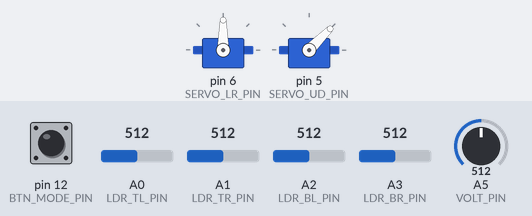
This sketch was run on a simulated Arduino Uno, built with avr-gcc and run on an emulated ATmega328P. Parts: 2 × servo. The test bench sets the inputs (shaded band); at power-on: A0 (LDR_TL_PIN) = 512, A3 (LDR_BR_PIN) = 512, A1 (LDR_TR_PIN) = 512, A2 (LDR_BL_PIN) = 512, pin 12 (BTN_MODE_PIN) HIGH, A5 (VOLT_PIN) = 512. What the sketch prints to the serial monitor is not drawn.

Above: at 1.7 s.
1.8 s: A0 (LDR_TL_PIN) set to 524
3.3 s: A0 (LDR_TL_PIN) set to 550
At 3.89 s:
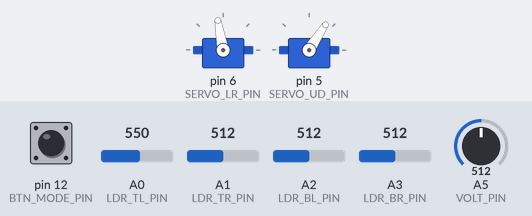
6.3 s: A3 (LDR_BR_PIN) set to 537
At 6.3 s:
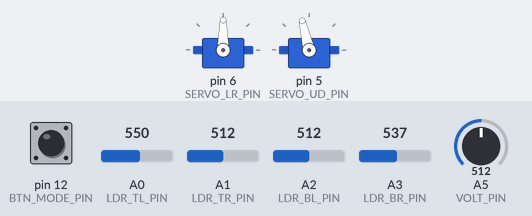
7.8 s: A1 (LDR_TR_PIN) set to 535
At 8.69 s:
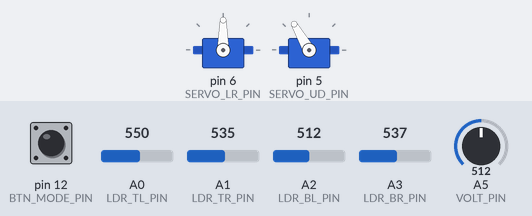
10.8 s: A2 (LDR_BL_PIN) set to 716
13.8 s: A2 (LDR_BL_PIN) set to 306
At 18.3 s:
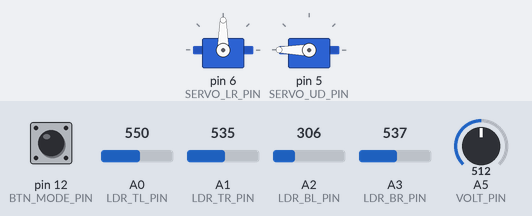
Timing chart, 0 to 19.3 s (numbered marks = the images above; inputs shaded):
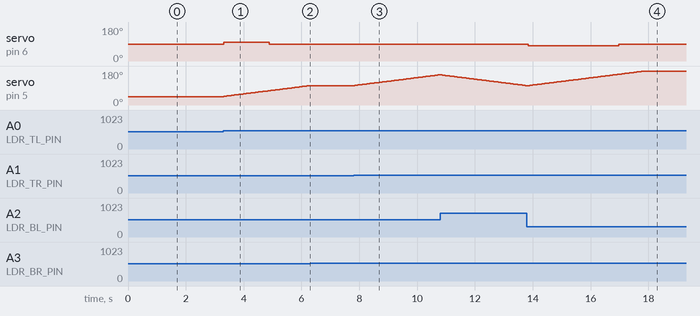

Measured:
- the behaviour switches between 533 and 534 on A0 (LDR_TL_PIN) (found by bisection; images 0 and 1)
- the behaviour switches between 529 and 530 on A3 (LDR_BR_PIN) (found by bisection; images 1 and 2)
- the behaviour switches between 519 and 520 on A1 (LDR_TR_PIN) (found by bisection; images 2 and 3)
- after the input at 1.8 s, every drawn part: stays the same
- after the input at 3.3 s, servo on pin 6 (SERVO_LR_PIN): 90° → 100° at once, → 90° 1.6 s later; servo on pin 5 (SERVO_UD_PIN): moves from 45° to 103° over 3.0 s, starting at once
- after the input at 6.3 s, servo on pin 5 (SERVO_UD_PIN): stays 103° (without the input it goes to 104° after 0.04 s)
- after the input at 7.8 s, servo on pin 5 (SERVO_UD_PIN): moves from 103° to 160° over 2.9 s, starting after 0.05 s
- after the input at 13.8 s, servo on pin 6 (SERVO_LR_PIN): 90° → 80° at once, → 90° 3.1 s later

The sketch:

fullauto__v1_.ino
```cpp
/*
 * Project Group 4 SEMI - Dual-Axis Solar Tracker
 * Hardware: Arduino Uno R3, 2 Servos (LR = Continuous, UD = Standard), 4 LDRs
 * Features: Automatic Mode (Flowchart-based), Manual Mode, Excel Data Logging
 */

#include <Servo.h>

// --- Pin Definitions ---
#define LDR_TL_PIN A0  // Top-Left LDR
#define LDR_TR_PIN A1  // Top-Right LDR
#define LDR_BL_PIN A2  // Bottom-Left LDR
#define LDR_BR_PIN A3  // Bottom-Right LDR

#define POT_PIN A4     // Potentiometer for Manual Control
#define VOLT_PIN A5    // PV Panel Voltage Divider Input

#define SERVO_LR_PIN 6 // Left-Right Servo (Continuous Rotation)
#define SERVO_UD_PIN 5 // Up-Down Servo (Standard 180)

#define BTN_MODE_PIN 12 // Switch between Auto/Manual
#define BTN_AXIS_PIN 11 // Switch between LR/UD Servo in Manual

// --- Constants & Configuration ---
#define TOLERANCE 10    // Value from flowchart
#define NIGHT_LIMIT 8   // Value from flowchart
#define LOAD_RESISTANCE 10.0

// Speeds for Continuous Servo (90 is Stop)
#define LR_SPEED_RIGHT 80 // Move Right (Adjust for speed)
#define LR_SPEED_LEFT 100 // Move Left (Adjust for speed)
#define LR_STOP 90

// --- NEW:  Left-Right Servo Position Limits ---
// These constants define the rotation limits for the LR servo
#define LR_MAX_RIGHT 90   // Maximum 90 degrees to the right from center
#define LR_MAX_LEFT -90   // Maximum 90 degrees to the left from center
#define LR_CENTER 0       // Center position (starting point)

Servo servoLR; // Continuous Rotation Servo
Servo servoUD; // Standard Servo

// --- Variables ---
bool isAutoMode = true;
bool manualControlLR = true;

int posUD = 45; // Initial position for UD

// --- NEW: Position tracking for LR continuous servo ---
// This variable tracks the estimated position of the LR servo in degrees
// Positive values = rotated right, Negative values = rotated left
int posLR = LR_CENTER;

// --- NEW: Timing variables for position estimation ---
// Used to calculate how far the servo has rotated based on time
unsigned long lastLRUpdateTime = 0;
#define DEGREES_PER_MS 0.06  // Estimated rotation speed:  ~60 degrees per second (adjust based on your servo)

// Button State Tracking
int lastBtnModeState = HIGH;
int lastBtnAxisState = HIGH;

// --- NEW: Function declaration for LR servo control with limits ---
void moveLRServoWithLimits(int direction);

void setup() {
  Serial.begin(9600);
  Serial.println("CLEARDATA");
  Serial.println("LABEL,Time,Mode,Voltage(V),Current(mA),Power(mW)");

  servoLR.attach(SERVO_LR_PIN);
  servoUD.attach(SERVO_UD_PIN);

  pinMode(BTN_MODE_PIN, INPUT_PULLUP);
  pinMode(BTN_AXIS_PIN, INPUT_PULLUP);

  // Initial positions
  servoLR.write(LR_STOP);
  servoUD.write(posUD);

  // --- NEW: Initialize timing for position tracking ---
  lastLRUpdateTime = millis();

  delay(500);
}

void loop() {
  // --- 1. Check Mode Switch Button ---
  int btnModeState = digitalRead(BTN_MODE_PIN);
  if (btnModeState == LOW && lastBtnModeState == HIGH) {
    isAutoMode = !isAutoMode;
    servoLR.write(LR_STOP); // Safety stop
    delay(200);
  }
  lastBtnModeState = btnModeState;

  // --- 2. Execute Mode Logic ---
  if (isAutoMode) {
    runAutomaticMode();
  } else {
    runManualMode();
  }

  // --- 3. Data Logging to Excel ---
  logDataToExcel();

  delay(50);
}

// ============================================================
// NEW FUNCTION: Move LR Servo with 90-degree limits in each direction
// ============================================================
// This function controls the Left-Right continuous rotation servo
// while enforcing position limits of 90 degrees right and 90 degrees left
//
// Parameters:
//   direction: 1 = move right, -1 = move left, 0 = stop
//
// How it works:
//   - Tracks estimated position based on rotation time
//   - Stops the servo when it reaches the limit (±90 degrees)
//   - Allows movement in the opposite direction when at a limit
// ============================================================
void moveLRServoWithLimits(int direction) {
  // Get current time for position calculation
  unsigned long currentTime = millis();

  // Calculate time elapsed since last update
  unsigned long elapsedTime = currentTime - lastLRUpdateTime;

  // Get the current servo command to determine if it was moving
  // and update the estimated position accordingly
  static int lastDirection = 0;  // Tracks previous movement direction

  // Update position estimate based on previous movement
  if (lastDirection == 1) {
    // Was moving right - add to position
    posLR = posLR + (int)(elapsedTime * DEGREES_PER_MS);
  } else if (lastDirection == -1) {
    // Was moving left - subtract from position
    posLR = posLR - (int)(elapsedTime * DEGREES_PER_MS);
  }

  // Constrain the estimated position to valid range
  posLR = constrain(posLR, LR_MAX_LEFT, LR_MAX_RIGHT);

  // Update the timestamp
  lastLRUpdateTime = currentTime;

  // Now decide what to do based on requested direction and current position
  if (direction == 0) {
    // Stop requested
    servoLR.write(LR_STOP);
    lastDirection = 0;
  }
  else if (direction == 1) {
    // Move RIGHT requested - check if we've reached the right limit
    if (posLR >= LR_MAX_RIGHT) {
      // At right limit - stop the servo, cannot go further right
      servoLR.write(LR_STOP);
      lastDirection = 0;
    } else {
      // Not at limit - allow movement to the right
      servoLR.write(LR_SPEED_RIGHT);
      lastDirection = 1;
    }
  }
  else if (direction == -1) {
    // Move LEFT requested - check if we've reached the left limit
    if (posLR <= LR_MAX_LEFT) {
      // At left limit - stop the servo, cannot go further left
      servoLR.write(LR_STOP);
      lastDirection = 0;
    } else {
      // Not at limit - allow movement to the left
      servoLR.write(LR_SPEED_LEFT);
      lastDirection = -1;
    }
  }
}

// ============================================================
// NEW FUNCTION: Reset LR position to center (for night mode)
// ============================================================
// This function resets the LR position tracking to center
// Call this when returning to initial position at night
// ============================================================
void resetLRPosition() {
  posLR = LR_CENTER;
  lastLRUpdateTime = millis();
}

// --- Automatic Mode Logic based on Flowchart ---
void runAutomaticMode() {
  // 1. Read the analog value from each LDR sensor
  int topleft = analogRead(LDR_TL_PIN);
  int topright = analogRead(LDR_TR_PIN);
  int botleft = analogRead(LDR_BL_PIN);
  int botright = analogRead(LDR_BR_PIN);

  // 2. Calculate the average values
  int avgtop = (topright + topleft) / 2;
  int avgbot = (botright + botleft) / 2;
  int avgright = (topright + botright) / 2;
  int avgleft = (topleft + botleft) / 2;

  // 3. Calculate the differences (Azimuth & elevation)
  int diffelev = avgtop - avgbot;
  int diffazi = avgright - avgleft;
  int avgsum = (avgtop + avgbot + avgright + avgleft) / 4;

  // 4. Check Night Mode (avgsum < 8)
  if (avgsum < NIGHT_LIMIT) {
    // "Rotate the Servo Motors to the initial position"
    servoLR.write(LR_STOP); // Stop LR servo
    resetLRPosition();      // NEW: Reset LR position tracking to center
    posUD = 30;             // Set UD to sunrise/horizon position
    servoUD.write(posUD);
    return; // Go back to Start
  }

  // 5.  Azimuth (Left-Right) Control - MODIFIED to use limits
  // Check |diffazi| <= 10
  if (abs(diffazi) <= TOLERANCE) {
    // "Stop the Left-Right Servo Motor"
    moveLRServoWithLimits(0);  // MODIFIED: Use new function with 0 = stop
  }
  else {
    // Check diffazi > 0
    if (diffazi > 0) {
      // "Left-Right Servo Motor move PV panel Right"
      moveLRServoWithLimits(1);  // MODIFIED: Use new function with 1 = right
    } else {
      // "Left-Right Servo Motor move PV panel Left"
      moveLRServoWithLimits(-1); // MODIFIED: Use new function with -1 = left
    }
  }

  // 6. Elevation (Up-Down) Control
  // Check |diffelev| <= 10
  if (abs(diffelev) <= TOLERANCE) {
    // "Stop the Up-Down Servo Motor"
    // Do nothing (position doesn't change)
  }
  else {
    // Check diffelev > 0
    if (diffelev > 0) {
      // "Up-Down Servo Motor move PV panel Up"
      posUD = posUD + 1;
    } else {
      // "Up-Down Servo Motor move PV panel Down"
      posUD = posUD - 1;
    }
    // Write the new position for the standard servo
    posUD = constrain(posUD, 0, 180);
    servoUD.write(posUD);
  }
  // The logic then goes back to Start
}

// --- Manual Mode Logic ---
void runManualMode() {
  int btnAxisState = digitalRead(BTN_AXIS_PIN);
  if (btnAxisState == LOW && lastBtnAxisState == HIGH) {
    manualControlLR = !manualControlLR;
    servoLR. write(LR_STOP); // Stop when switching axis
    delay(200);
  }
  lastBtnAxisState = btnAxisState;

  int potVal = analogRead(POT_PIN);
  int angle = map(potVal, 0, 1023, 0, 180);

  if (manualControlLR) {
    // Potentiometer controls speed/direction of continuous servo
    // MODIFIED: Apply limits in manual mode too
    if (angle > 95) {
      // Moving left (pot turned right of center)
      moveLRServoWithLimits(-1);
    } else if (angle < 85) {
      // Moving right (pot turned left of center)
      moveLRServoWithLimits(1);
    } else {
      // Dead zone around center - stop
      moveLRServoWithLimits(0);
    }
  } else {
    // Potentiometer controls position of standard servo
    servoUD.write(angle);
    posUD = angle;
  }
}

// --- Data Logging Logic ---
void logDataToExcel() {
  float sensorValue = analogRead(VOLT_PIN);
  float voltage = sensorValue * (5.0 / 1023.0);
  float current = (voltage / LOAD_RESISTANCE) * 1000;
  float power = voltage * current;

  Serial.print("DATA,TIME,");
  if (isAutoMode) Serial.print("Auto");
  else Serial.print("Manual");
  Serial.print(",");
  Serial.print(voltage);
  Serial.print(",");
  Serial.print(current);
  Serial.print(",");
  Serial.println(power);
}
```
